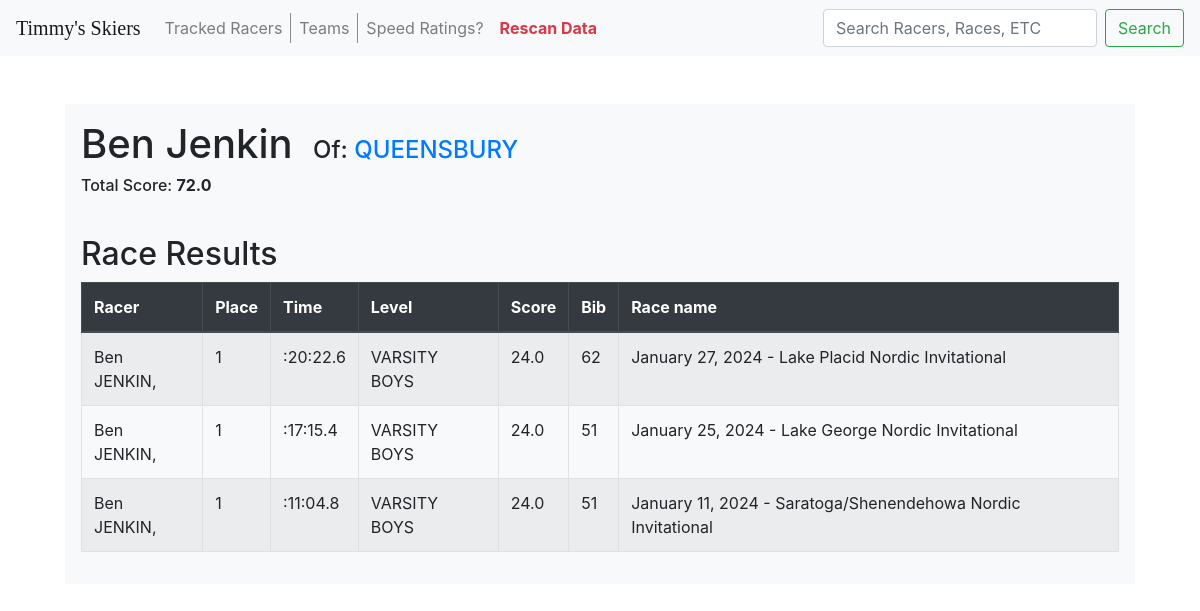
The app's page /racers/10528 with its own data.
### skiers/models.py (models this page shows)
class Racer(models.Model):
    firstname = models.CharField(max_length=100)
    lastname = models.CharField(max_length=100)
    team = models.CharField(max_length=50)

class Result(models.Model):
    racer = models.ForeignKey(Racer, on_delete=models.CASCADE)
    time = models.CharField(max_length=100)
    bib = models.IntegerField()
    place = models.IntegerField()
    score = models.FloatField()
    racename = models.CharField(max_length=200)
    level = models.CharField(max_length=100)

### skiers/views.py (the view)
# urls.py: path("racers/<int:id>", views.racer, name="racers"),
def racer(request, id):
  racer = Racer.objects.get(id=id)
  results = Result.objects.filter(racer=racer)
  racer.team = " ".join(str(racer.team).split(" ")[1:])
  racer.lastname = racer.lastname.lower().capitalize()[:-1]
  totalScore = calcTotalRacerScore(racer)
  scorePos = compareScore(totalScore, racer)
  return render(request, "skiers/racer.html", {
      "racer": racer,
      "results": results,
      "totalScore": totalScore
  })

### skiers/helpers/pdf.py (called while the page is built)
def compareScore(score, racer):
    masterList = [{"racer": racer, "score": score}]
    for racer2 in Racer.objects.all():
        masterList.append({"racer": racer2, "score": calcTotalRacerScore(racer2)})
    sortedMasterList = sorted(masterList, key=lambda x: x["score"], reverse=True)
    original_racer_index = (
        next((i for i, d in enumerate(sortedMasterList) if d["racer"] == racer), None)
        + 1
    )
    return original_racer_index

def calcTotalRacerScore(racer):
    total = 0
    for result in Result.objects.filter(racer=racer):
        total = total + result.score
    return total

### skiers/templates/skiers/racer.html (shortened to what this page needs)
{% extends "skiers/layout.html" %}
{% block body %}
<br>
<div class="container mt-4 col-11">
    <div class="row justify-content-center">
        <div class="col-12">
            <div class="bg-light p-3">
                <h1 class="d-inline-block mr-3">{{racer.firstname}} {{racer.lastname}}</h1>
                <h4 class="d-inline-block">Of: <a href="/teams/{{racer.team}}">{{racer.team}}</a></h4>
                <h6>Total Score: <b>{{totalScore}}</b></h6>
            </div>
        </div>
    </div>
    <div class="row justify-content-center">
        <div class="col-md-12 col-12">
            <div class="bg-light p-3">
                <h2>Race Results</h2>
                    <table class="table table-bordered table-striped">
                        <thead class="thead-dark">
                            <tr>
                                <th>Racer</th>
                                <th>Place</th>
                                <th>Time</th>
                                <th>Level</th>
                                <th>Score</th>
                                <th>Bib</th>
                                <th>Race name</th>
                            </tr>
                        </thead>
                        <tbody>
                            {% for result in results %}
                                <tr>
                                    <td>{{ result.racer.firstname }} {{ result.racer.lastname }}</td>
                                    <td>{{ result.place }}</td>
                                    <td>{{ result.time }}</td>
                                    <td>{{result.level}}</td>
                                    <td>{{ result.score }}</td>
                                    <td>{{ result.bib }}</td>
                                    <td>{{ result.racename }}</td>
                                </tr>
                            {% endfor %}
                        </tbody>
                    </table>
            </div>
        </div>
    </div>
</div>
{% endblock %}

### records on screen
Racer: firstname "Ben", lastname "Jenkin", team "QUEENSBURY"
Result: racer.firstname "Ben", racer.lastname "JENKIN,", place "1", time ":20:22.6", level "VARSITY BOYS", score "24.0", bib "62", racename "January 27, 2024 - Lake Placid Nordic Invitational"
Result: racer.firstname "Ben", racer.lastname "JENKIN,", place "1", time ":17:15.4", level "VARSITY BOYS", score "24.0", bib "51", racename "January 25, 2024 - Lake George Nordic Invitational"
Result: racer.firstname "Ben", racer.lastname "JENKIN,", place "1", time ":11:04.8", level "VARSITY BOYS", score "24.0", bib "51", racename "January 11, 2024 - Saratoga/Shenendehowa Nordic Invitational"

### other values on screen
{{ totalScore }} "72.0"
